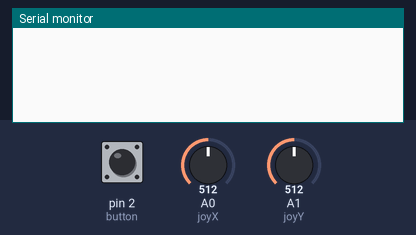
Simulated run of this sketch. Board: Arduino Uno, built with avr-gcc and run on an emulated ATmega328P. Shown: the last lines printed to the serial monitor. The inputs (shaded band) are chosen by the test bench; at power-on: A0 (joyX) = 512, A1 (joyY) = 512, pin 2 (button) HIGH.

Above: at 1.2 s.
1.3 s: A0 (joyX) set to 590
2.8 s: A0 (joyX) set to 614
At 2.91 s:
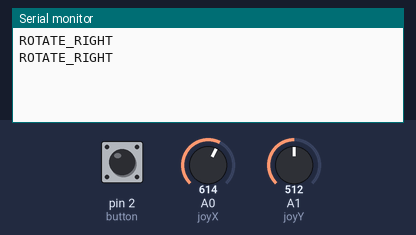
4.7 s: A1 (joyY) set to 593
At 4.72 s:
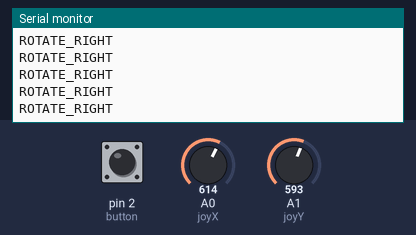

The sketch:

3d_rotate.ino
```cpp
// Arduino UNO + Joystick + Button + HC-05 Bluetooth

#define joyX A0          // Joystick X-axis
#define joyY A1          // Joystick Y-axis
#define button 2         // Button pin

// Thresholds for analog readings
#define THRESHOLD_LOW 400
#define THRESHOLD_HIGH 600

void setup() {
  Serial.begin(9600);          // Bluetooth baud rate
  pinMode(button, INPUT_PULLUP); // Button input
}

void loop() {
  int x = analogRead(joyX);
  int y = analogRead(joyY);
  bool pressed = !digitalRead(button);

  // X-axis for left/right rotation
  if (x < THRESHOLD_LOW) {
    Serial.println("ROTATE_LEFT");
  } else if (x > THRESHOLD_HIGH) {
    Serial.println("ROTATE_RIGHT");
  }

  // Y-axis for up/down rotation
  if (y < THRESHOLD_LOW) {
    Serial.println("ROTATE_UP");
  } else if (y > THRESHOLD_HIGH) {
    Serial.println("ROTATE_DOWN");
  }

  // Button controls
  if (pressed) {
    Serial.println("ROLL_LEFT");   // Example: button rolls left
    // You can add logic to toggle or send ROLL_RIGHT if needed
  }

  delay(100); // Small delay to avoid flooding Python with messages
}
```

Measured:
- the behaviour switches between 600 and 601 on A0 (joyX) (found by bisection; images 0 and 1)
- after the input at 2.8 s, the serial monitor: prints a new line at once (image 1)
